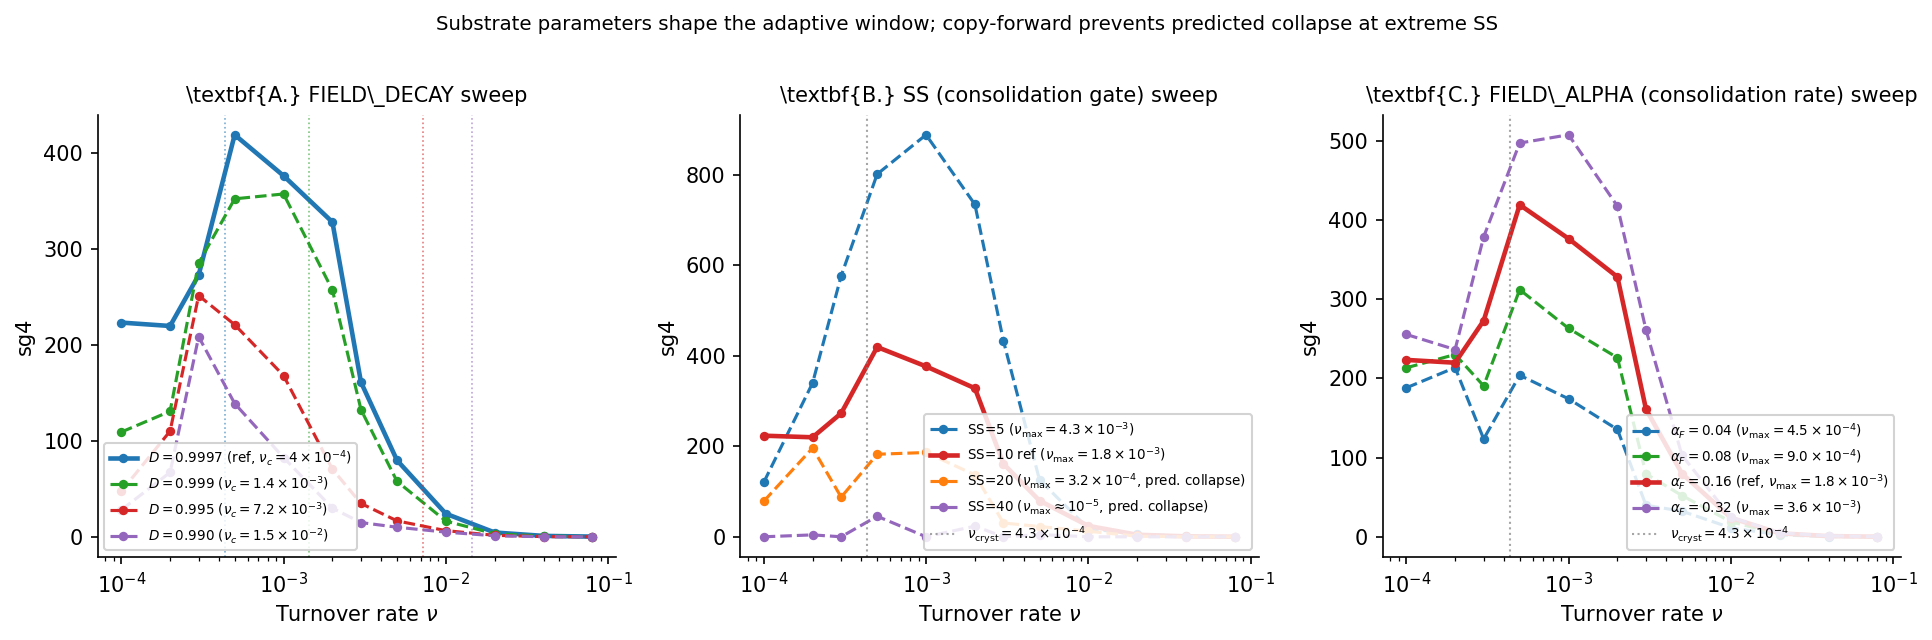

This figure's Python source:
"""
paper11_figure1.py -- Figure 1 for Paper 11

Three-panel figure, one panel per experiment:
  Panel A: FIELD_DECAY sweep -- sg4 vs nu for 4 FD values.
           FD=0.999 matches nu_cryst prediction (nu* shifts up).
           FD=0.995/0.99 don't: nu* stays low despite high nu_cryst.
  Panel B: SS sweep -- sg4 vs nu for 4 SS values.
           Upper boundary (nu_max) correctly shifts nu* for SS=5->10.
           Window SHOULD collapse at SS=20/40 but copy-forward prevents it.
  Panel C: FIELD_ALPHA sweep -- sg4 vs nu for 4 FA values.
           Clean upward shift: nu* tracks nu_max proportionally to FA.

Output: paper11_figure1.pdf, paper11_figure1.png
"""
import json, os
import numpy as np
import matplotlib
matplotlib.use("Agg")
import matplotlib.pyplot as plt

DIR = os.path.dirname(__file__)

r1 = json.load(open(os.path.join(DIR, "results", "paper11_exp1_results.json")))
r2 = json.load(open(os.path.join(DIR, "results", "paper11_exp2_results.json")))
r3 = json.load(open(os.path.join(DIR, "results", "paper11_exp3_results.json")))

DEATH_PS = [0.0001, 0.0002, 0.0003, 0.0005, 0.001, 0.002,
            0.003, 0.005, 0.010, 0.020, 0.040, 0.080]

FIELD_DECAY_VALS  = [0.9997, 0.999, 0.995, 0.99]
SS_VALS           = [5, 10, 20, 40]
FIELD_ALPHA_VALS  = [0.04, 0.08, 0.16, 0.32]

COLORS4 = ["#2077b4", "#27a027", "#d62728", "#9467bd"]

import math
nu_cryst_ref = abs(math.log(0.9997)) / math.log(2)   # 0.000433

def get_sg4(results, key_fmt, param, nu):
    key = key_fmt.format(param, nu)
    if key in results:
        return float(np.mean([v["sg4"] for v in results[key]]))
    return np.nan

fig, axes = plt.subplots(1, 3, figsize=(13, 4.2))

# --- Panel A: FIELD_DECAY sweep ---
ax = axes[0]
FD_LABELS = [
    r"$D=0.9997$ (ref, $\nu_c=4\times10^{-4}$)",
    r"$D=0.999$ ($\nu_c=1.4\times10^{-3}$)",
    r"$D=0.995$ ($\nu_c=7.2\times10^{-3}$)",
    r"$D=0.990$ ($\nu_c=1.5\times10^{-2}$)",
]
for fi, fd in enumerate(FIELD_DECAY_VALS):
    y = [get_sg4(r1, "{},{}", fd, nu) for nu in DEATH_PS]
    lw = 2.2 if fi == 0 else 1.5
    ls = "-" if fi == 0 else "--"
    ax.plot(DEATH_PS, y, color=COLORS4[fi], lw=lw, ls=ls,
            marker="o", ms=3.5, label=FD_LABELS[fi])
    # Mark nu_cryst
    nu_c = abs(math.log(fd)) / math.log(2)
    if nu_c <= 0.08:
        ax.axvline(x=nu_c, color=COLORS4[fi], lw=0.8, ls=":", alpha=0.6)
ax.set_xscale("log")
ax.set_xlabel(r"Turnover rate $\nu$", fontsize=10)
ax.set_ylabel(r"sg4", fontsize=10)
ax.set_title(r"\textbf{A.} FIELD\_DECAY sweep", fontsize=10)
ax.legend(fontsize=6.5, loc="lower left", framealpha=0.85)
ax.spines["top"].set_visible(False)
ax.spines["right"].set_visible(False)

# --- Panel B: SS sweep ---
ax = axes[1]
SS_LABELS = [
    r"SS=5 ($\nu_{\rm max}=4.3\times10^{-3}$)",
    r"SS=10 ref ($\nu_{\rm max}=1.8\times10^{-3}$)",
    r"SS=20 ($\nu_{\rm max}=3.2\times10^{-4}$, pred. collapse)",
    r"SS=40 ($\nu_{\rm max}\approx10^{-5}$, pred. collapse)",
]
COLORS_SS = ["#1f77b4", "#d62728", "#ff7f0e", "#9467bd"]
for si, ss in enumerate(SS_VALS):
    y = [get_sg4(r2, "{},{}", ss, nu) for nu in DEATH_PS]
    lw = 2.2 if si == 1 else 1.5
    ls = "-" if si == 1 else "--"
    ax.plot(DEATH_PS, y, color=COLORS_SS[si], lw=lw, ls=ls,
            marker="o", ms=3.5, label=SS_LABELS[si])
# Mark nu_cryst (fixed)
ax.axvline(x=nu_cryst_ref, color="gray", lw=1.0, ls=":", alpha=0.7,
           label=r"$\nu_{\rm cryst}=4.3\times10^{-4}$")
ax.set_xscale("log")
ax.set_xlabel(r"Turnover rate $\nu$", fontsize=10)
ax.set_ylabel(r"sg4", fontsize=10)
ax.set_title(r"\textbf{B.} SS (consolidation gate) sweep", fontsize=10)
ax.legend(fontsize=6.5, loc="lower right", framealpha=0.85)
ax.spines["top"].set_visible(False)
ax.spines["right"].set_visible(False)

# --- Panel C: FIELD_ALPHA sweep ---
ax = axes[2]
FA_LABELS = [
    r"$\alpha_F=0.04$ ($\nu_{\rm max}=4.5\times10^{-4}$)",
    r"$\alpha_F=0.08$ ($\nu_{\rm max}=9.0\times10^{-4}$)",
    r"$\alpha_F=0.16$ (ref, $\nu_{\rm max}=1.8\times10^{-3}$)",
    r"$\alpha_F=0.32$ ($\nu_{\rm max}=3.6\times10^{-3}$)",
]
for ai, fa in enumerate(FIELD_ALPHA_VALS):
    y = [get_sg4(r3, "{},{}", fa, nu) for nu in DEATH_PS]
    lw = 2.2 if ai == 2 else 1.5
    ls = "-" if ai == 2 else "--"
    ax.plot(DEATH_PS, y, color=COLORS4[ai], lw=lw, ls=ls,
            marker="o", ms=3.5, label=FA_LABELS[ai])
ax.axvline(x=nu_cryst_ref, color="gray", lw=1.0, ls=":", alpha=0.7,
           label=r"$\nu_{\rm cryst}=4.3\times10^{-4}$")
ax.set_xscale("log")
ax.set_xlabel(r"Turnover rate $\nu$", fontsize=10)
ax.set_ylabel(r"sg4", fontsize=10)
ax.set_title(r"\textbf{C.} FIELD\_ALPHA (consolidation rate) sweep", fontsize=10)
ax.legend(fontsize=6.5, loc="lower right", framealpha=0.85)
ax.spines["top"].set_visible(False)
ax.spines["right"].set_visible(False)

fig.suptitle(
    r"Substrate parameters shape the adaptive window; copy-forward prevents predicted collapse at extreme SS",
    fontsize=9.5, y=1.01
)
fig.tight_layout()

OUT = os.path.join(DIR, "paper11_figure1")
fig.savefig(OUT + ".pdf", bbox_inches="tight")
fig.savefig(OUT + ".png", dpi=150, bbox_inches="tight")
print(f"Saved {OUT}.pdf and {OUT}.png")
